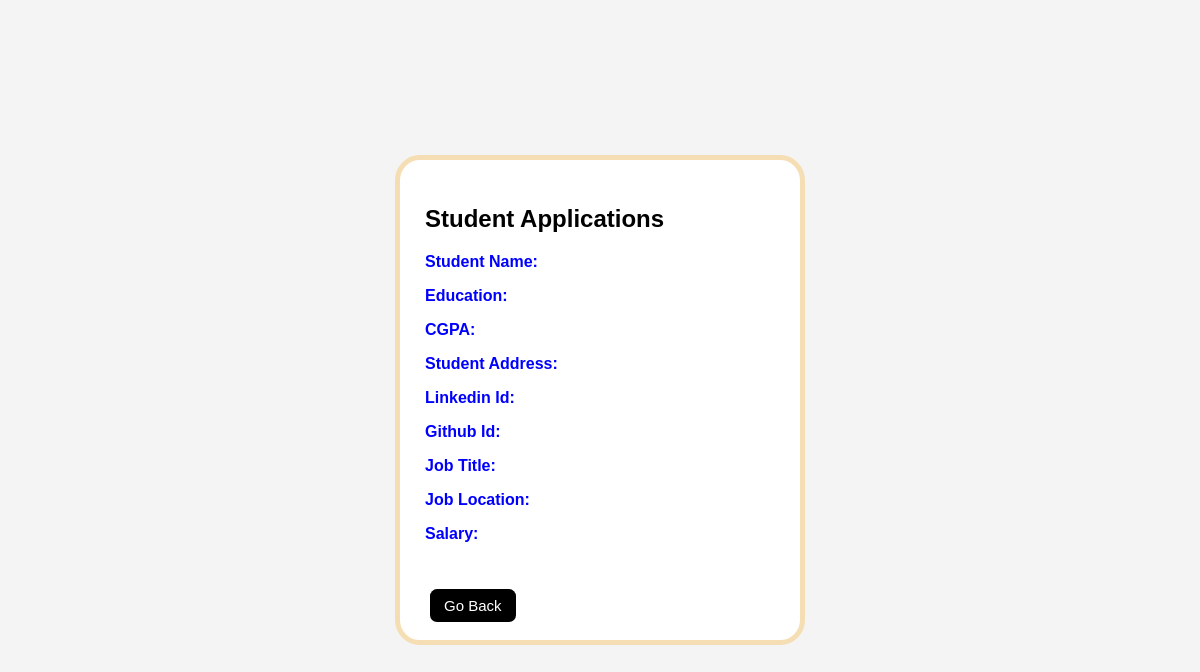
The page /view_all_std_app/5/5 on the database as committed earlier.
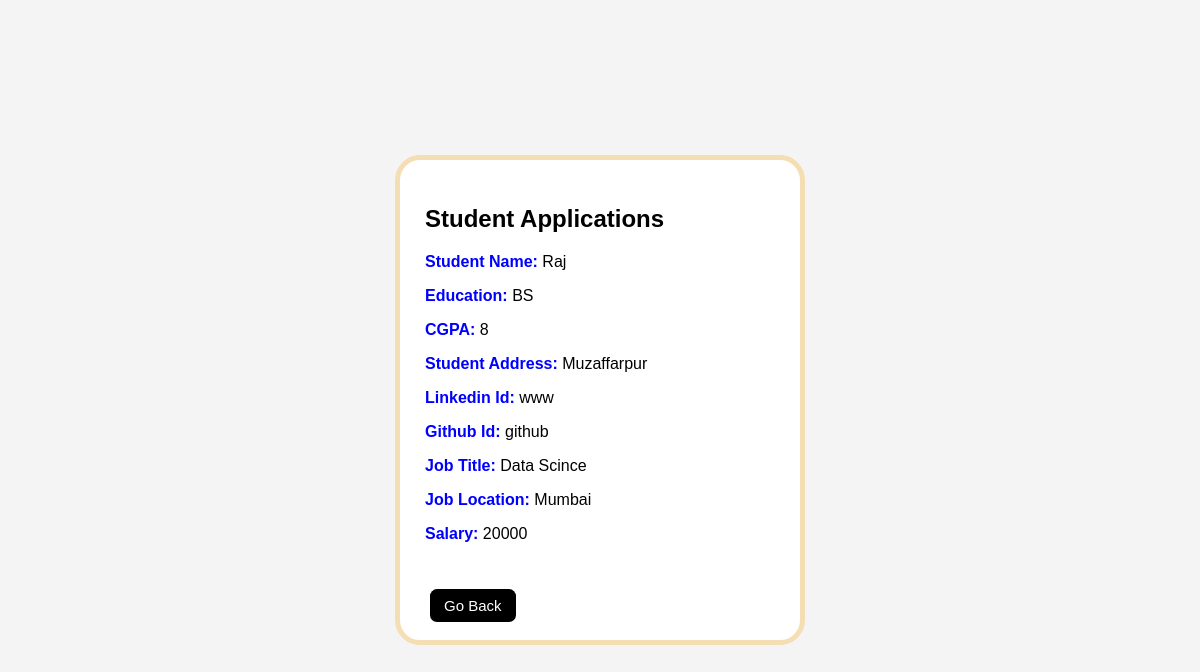
The same page on the database as committed later.
### application/models.py (models this page shows)
class User(db.Model):
    __tablename__ = "user"
    id = db.Column(db.Integer, primary_key=True)
    full_name = db.Column(db.String(30), nullable=False)
    email = db.Column(db.String(50), unique=True, nullable=False)
    password = db.Column(db.String(50), nullable=False)
    education = db.Column(db.String(50))
    cgpa = db.Column(db.String(50))
    address = db.Column(db.String(50))
    linkdin = db.Column(db.String(100))
    github = db.Column(db.String(100))
    hobby = db.Column(db.String(100))
    type = db.Column(db.String(20), default="student", nullable=False)
    status = db.Column(db.String(20), default="active", nullable=False)
    applications = db.relationship("Application",backref="user",cascade="all, delete")

class Jobs(db.Model):
    __tablename__ = "jobs"
    id = db.Column(db.Integer, primary_key=True)
    company_id = db.Column(db.Integer, db.ForeignKey("company.id"), nullable=False)
    job_title = db.Column(db.String(50), nullable=False)
    job_description = db.Column(db.String(200) ,nullable=False)
    eligibility = db.Column(db.String(100) ,nullable=False)
    salary = db.Column(db.Integer ,nullable=False)
    location = db.Column(db.String(100),nullable=False)
    job_deadline = db.Column(db.Date)
    job_status = db.Column(db.String(20), default="pending", nullable=False)
    applications = db.relationship("Application", backref="jobs",cascade="all, delete")

### application/controllers.py (the view)
@app.route("/view_all_std_app/<int:std_id>/<int:job_id>",methods=["GET","POST"])
def view_all_std_app(std_id,job_id):
    this_std=User.query.filter_by(id=std_id).first()
    this_job=Jobs.query.filter_by(id=job_id).first()
    return render_template("view_resume.html",this_std=this_std,this_job=this_job)

### templates/view_resume.html (shortened to what this page needs)
<!DOCTYPE html>
<html lang="en">
<head>
    <link rel="stylesheet" href="/static/Job_details.css">
</head>
<body>
<div class="job-card">
    <div class="job-left">
        <h2> Student Applications </h2>
        <p><strong class="label">Student Name:</strong> {{ this_std.full_name }}</p>
        <p><strong class="label">Education:</strong> {{ this_std.education }}</p>
        <p><strong class="label">CGPA:</strong> {{ this_std.cgpa }}</p>
        <p><strong class="label">Student Address:</strong> {{ this_std.address }}</p>
        <p><strong class="label">Linkedin Id:</strong> {{ this_std.linkdin }}</p>
        <p><strong class="label">Github Id:</strong> {{ this_std.github }}</p>
        <p><strong class="label">Job Title:</strong> {{ this_job.job_title }}</p>
        <p><strong class="label">Job Location:</strong> {{ this_job.location }}</p>
        <p><strong class="label">Salary:</strong> {{ this_job.salary }}</p> <br>
        <div class="actions">
            <a href="/comp_dash/{{this_job.company_id}}" class="btn btn-black">Go Back</a>
        </div>
    </div>
</div>
</body>
</html>

Rows that differ between the two databases and show on the page:
added User: full_name "Raj", education "BS", cgpa "8", address "Muzaffarpur", linkdin "www", github "github"
added Jobs: job_title "Data Scince", location "Mumbai", salary "20000"
